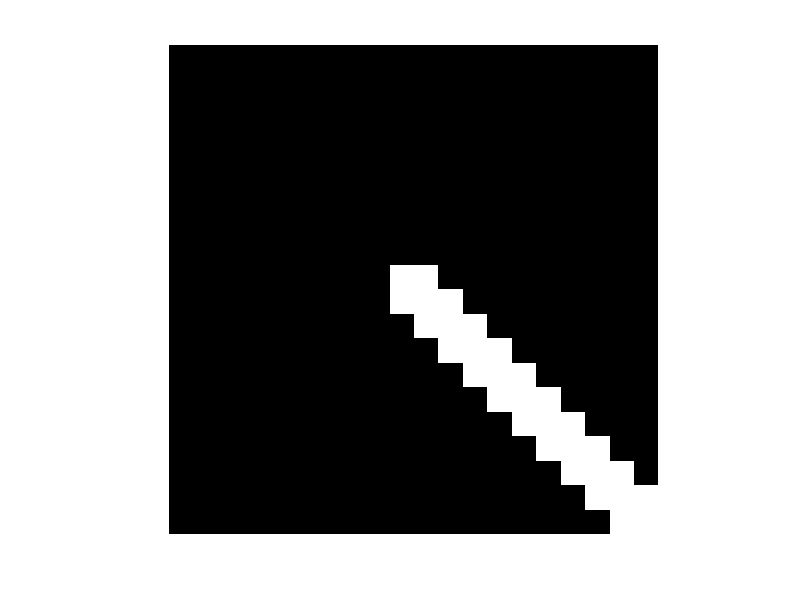

Write MATLAB code to recreate this figure. (Note: this script raises an error after producing the figure.)
clear all
clearvars

answr1=inputdlg({'Stimtype: 1=Static 2=PixByPix 3=PieceByPiece'},'Enter stimulus drawing type',[1,17] ,{'1'});
opt=str2double(answr1{1});

if opt == 1
     framerate=1;
else
    answr2=inputdlg({'Framerate:'},'Enter Framerate',[1 17],{'5'});
    fra=str2double(answr2{1});
    framerate=fra;
end

if opt == 1
moving0430=fopen([pwd filesep 'Static' filesep '0430-S-Static.txt'],'w');
elseif opt == 2
moving0430=fopen([pwd filesep 'PixByPix' filesep '0430-S-PixByPix-FR' num2str(framerate) '.txt'],'w');
elseif opt == 3
moving0430=fopen([pwd filesep 'PieceByPiece' filesep '0430-S-PieceByPiece-FR' num2str(framerate) '.txt'],'w');
end

img0430=zeros(20,20);
img0430(10:11,10:11)=255;
num=0;
i=11;
j=11;
for x=1:9
    for fr=1:framerate
    img0430(i,j+1)=255;
    img0430(i+1,j:j+1)=255;
        if opt == 2
            fwrite(moving0430, transpose(img0430));
            num=num+1;
        end
        imshow(img0430);
    end
    i=i+1;
    j=j+1;
end

if opt == 1
fwrite(moving0430, transpose(img0430));
imshow(img0430);
end
framecount=num